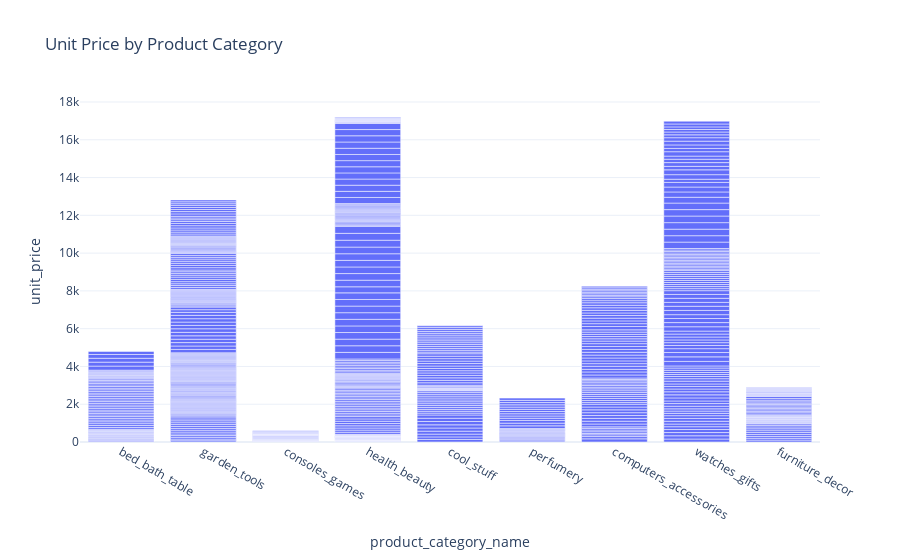

The notebook cell this image was saved under:
### Code cell
fig = px.bar(df, x='product_category_name',
             y='unit_price', title='Unit Price by Product Category')
fig.show()

### Figure 1 — Plotly figure (JSON) as saved in the notebook; plotly's stock layout.template omitted (floating-point values rounded to 4 significant figures; data arrays with more than 128 entries replaced by an {"elided": "..."} marker saying what was removed)
{"data": [{"hovertemplate": "product_category_name=%{x}<br>unit_price=%{y}<extra></extra>", "legendgroup": "", "marker": {"color": "#636efa", "pattern": {"shape": ""}}, "name": "", "orientation": "v", "showlegend": false, "textposition": "auto", "type": "bar", "x": {"elided": "676 str values"}, "xaxis": "x", "y": {"elided": "676 float values"}, "yaxis": "y"}], "layout": {"barmode": "relative", "legend": {"tracegroupgap": 0}, "title": {"text": "Unit Price by Product Category"}, "xaxis": {"anchor": "y", "domain": [0, 1], "title": {"text": "product_category_name"}}, "yaxis": {"anchor": "x", "domain": [0, 1], "title": {"text": "unit_price"}}}}
